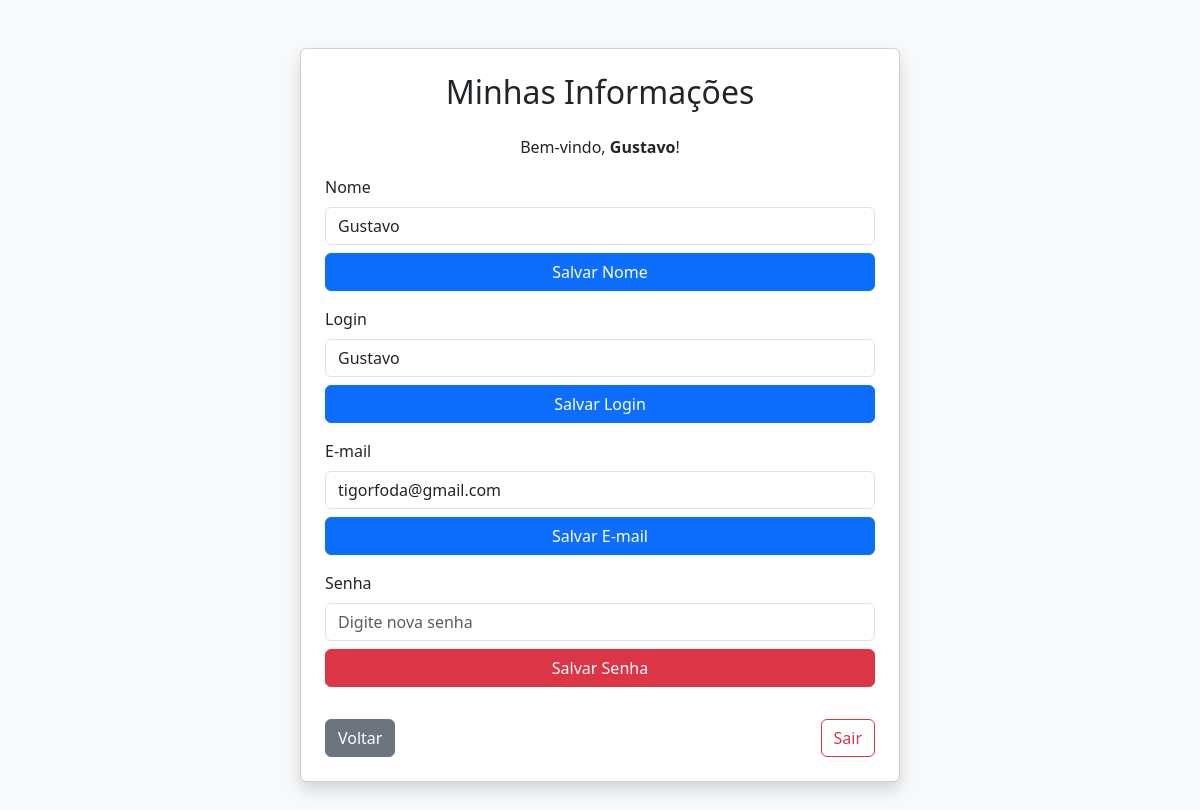
/infoc.php (signed in), run on the app's committed database.
### tables this page shows
CREATE TABLE `funcionarios` (
  `idFunc` int(11) NOT NULL,
  `nickname` varchar(30) NOT NULL,
  `senha_hash` varchar(255) NOT NULL,
  `nome_completo` varchar(100) NOT NULL,
  `email` varchar(100) NOT NULL,
  `cpf` varchar(14) NOT NULL,
  `funcao` enum('gerente','repositor','cliente') NOT NULL
);

### infoc.php (the view, shortened to what this page needs)
<?php
require 'banco.php';
$nickname = $_SESSION['nickname'];
$sql = "SELECT * FROM funcionarios WHERE nickname = ?";
$stmt = mysqli_prepare($connect, $sql);
mysqli_stmt_bind_param($stmt, "s", $nickname);
mysqli_stmt_execute($stmt);
$resultado = mysqli_stmt_get_result($stmt);
$usuario = mysqli_fetch_assoc($resultado);
?>
<!DOCTYPE html>
<html lang="pt-BR">
<head>
    <link href="https://cdn.jsdelivr.net/npm/bootstrap@5.3.3/dist/css/bootstrap.min.css" rel="stylesheet">
</head>
<body class="bg-light">
<div class="container py-5">
    <div class="card shadow p-4 mx-auto" style="max-width: 600px;">
        <h2 class="text-center mb-4">Minhas Informações</h2>
        <p class="text-center">Bem-vindo, <strong><?= htmlspecialchars($_SESSION['nickname']); ?></strong>!</p>
        <?php if ($usuario): ?>
            <form method="POST" class="mb-3">
                <label class="form-label">Nome</label>
                <input type="text" class="form-control" name="novo_nome" value="<?= htmlspecialchars($usuario['nome_completo']) ?>" required>
                <button type="submit" class="btn btn-primary w-100 mt-2">Salvar Nome</button>
            </form>
            <form method="POST" class="mb-3">
                <label class="form-label">Login</label>
                <input type="text" class="form-control" name="novo_login" value="<?= htmlspecialchars($usuario['nickname']) ?>" required>
                <button type="submit" class="btn btn-primary w-100 mt-2">Salvar Login</button>
            </form>
            <form method="POST" class="mb-3">
                <label class="form-label">E-mail</label>
                <input type="email" class="form-control" name="novo_email" value="<?= htmlspecialchars($usuario['email']) ?>" required>
                <button type="submit" class="btn btn-primary w-100 mt-2">Salvar E-mail</button>
            </form>
            <form method="POST" class="mb-3">
                <label class="form-label">Senha</label>
                <input type="password" class="form-control" name="nova_senha" placeholder="Digite nova senha" required>
                <button type="submit" class="btn btn-danger w-100 mt-2">Salvar Senha</button>
            </form>
        <?php endif; ?>
        <div class="d-flex justify-content-between mt-3">
            <a href="indexcli.php" class="btn btn-secondary">Voltar</a>
            <a href="logout.php" class="btn btn-outline-danger">Sair</a>
        </div>
    </div>
</div>
</body>
</html>

### data on the page
funcionarios: novo_nome "Gustavo", novo_login "Gustavo", novo_email "tigorfoda@gmail.com"

### other printed values
$_SESSION['nickname'] "Gustavo"
